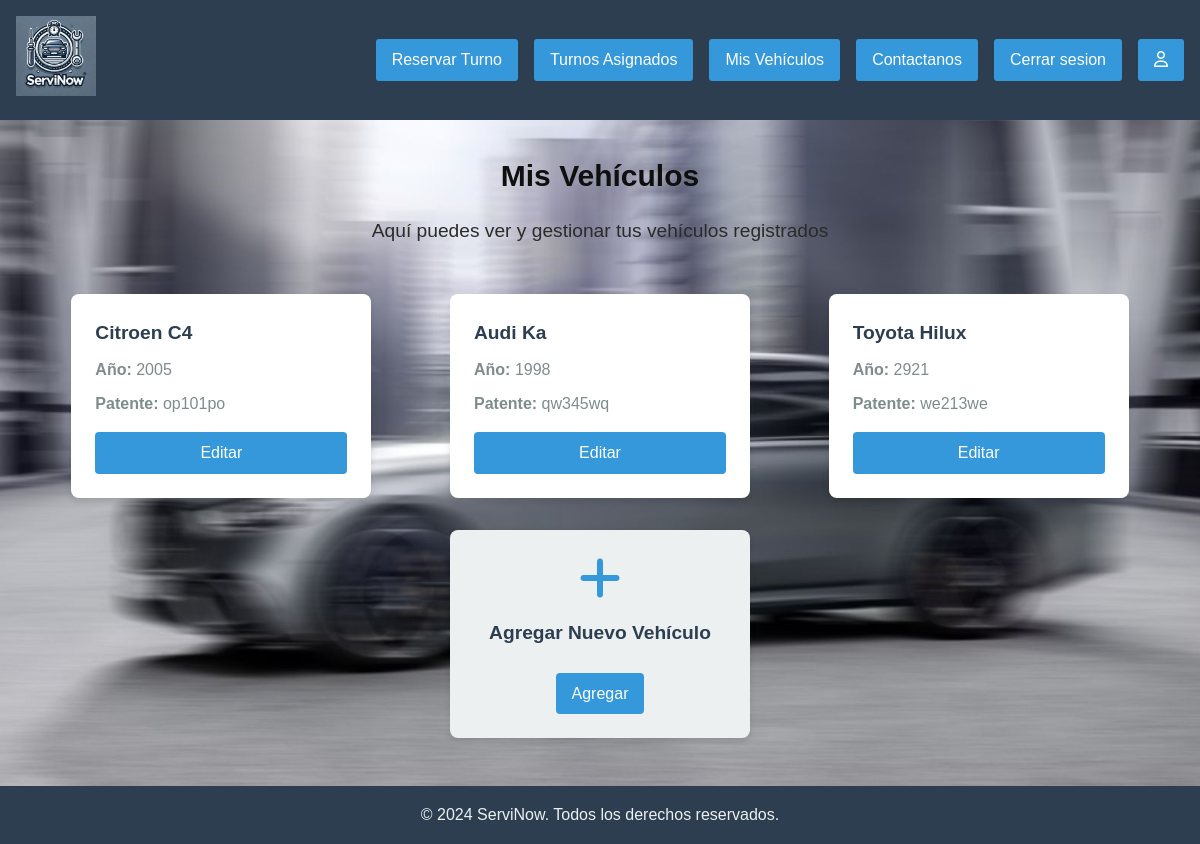
/html/vista_mis_vehiculos.php (signed in), run on the app's committed database.
### tables this page shows
CREATE TABLE `vehiculo` (
  `PATENTE` varchar(7) NOT NULL,
  `MARCA` varchar(20) NOT NULL,
  `MODELO` varchar(20) NOT NULL,
  `ANIO` int(4) NOT NULL,
  `CODIGO_PROPIETARIO` int(4) DEFAULT NULL,
  `BORRADO` tinyint(1) NOT NULL
);

### html/vista_mis_vehiculos.php (the view, shortened to what this page needs)
?><!DOCTYPE html>
<html lang="es">
<head>
    <link rel="stylesheet" href="../estilos.css">
</head>
<body id="vista-portada-dos">
    <header>
        <nav class="navegador">
            <a href="vista_usuario.php"><img id="inicio" src="../img/icono.webp" alt="ServiNow" height="80"></a>
            <ul class="lista">
                <li><a href="../html/vista_reservar_turno.php">Reservar Turno</a></li>
                <li><a href="../html/vista_turnos_asignados.php">Turnos Asignados</a></li>
                <li><a href="../html/vista_mis_vehiculos.php">Mis Vehículos</a></li>
                <li><a href="../html/contacto.php">Contactanos</a></li>
                <li><a href="../php/cerrar_sesion.php">Cerrar sesion</a></li>
                <li><a href="../html/vista_perfil.php"><i class="fa-regular fa-user"></i></a></li>
            </ul>
        </nav>
    </header>
    <article class="pag_principal">
        <h1>Mis Vehículos</h1>
        <p>Aquí puedes ver y gestionar tus vehículos registrados</p>
        <section class="vehiculos">
            <?php
                include("..\php\conexion.php");
                $id_usuario = $_SESSION['id_sesion'];
                $consulta = mysqli_query($conexion, "SELECT PATENTE, MARCA, MODELO, ANIO FROM VEHICULO WHERE CODIGO_PROPIETARIO = '$id_usuario' AND BORRADO = 0");
                $resultado = mysqli_num_rows($consulta);
                if ($resultado != 0)
                {
                    $respuesta = mysqli_fetch_all($consulta);
                    foreach($respuesta as $vehiculo)
                    {
            ?>
            <div class="tarjeta-vehiculo">
                    <?php
                        echo"<h3>$vehiculo[1] $vehiculo[2]</h3>";
                        echo"<p><strong>Año:</strong> $vehiculo[3]</p>";
                        echo"<p><strong>Patente:</strong> $vehiculo[0]</p>";
                    ?>
                <a href="../html/vista_vehiculo_admin.php?patente=<?php echo $vehiculo[0] ?>" class="boton-editar">Editar</a>
                </div>
                    <?php
                    }
                }
                    ?>
            <div class="tarjeta-vehiculo nuevo-vehiculo">
                <i class="fa-solid fa-plus"></i>
                <h3>Agregar Nuevo Vehículo</h3>
                <a href="#" class="boton-editar">Agregar</a>
            </div>
        </section>
    </article>
    <footer>
        <p>&copy; 2024 ServiNow. Todos los derechos reservados.</p>
    </footer>
</body>
</html>

### estilos.css (style rules this page uses)
* { margin: 0; padding: 0; box-sizing: border-box; }
html, body { height: 100%; margin: 0; padding: 0; }
body { display: flex; flex-direction: column; font-family: Arial, sans-serif; background-color: #f0f0f0; color: #333; line-height: 1.6; }
#vista-portada-dos { background-image: url(img/portada2.jpg); background-size: cover; background-attachment: fixed; background-position: center; width: 100%; height: 100vh; }
.pag_principal { flex: 1 0 auto; max-width: 1200px; margin: 0 auto; padding: 2rem; }
footer { flex-shrink: 0; background-color: #2c3e50; color: #ecf0f1; text-align: center; padding: 1rem; margin-top: auto; }
.pag_principal > p { text-align: center; font-size: 1.2rem; color: #2b2b2b; margin-bottom: 2rem; }
.navegador { background-color: #2c3e50; padding: 1rem; display: flex; justify-content: space-between; align-items: center; }
.lista { list-style-type: none; display: flex; }
.lista li { margin-left: 1rem; }
h1, h2 { color: #0f0f0f; margin-bottom: 1rem; font-size: 30px; text-align: center; justify-content: center; }
ul a { display: inline-block; background-color: #3498db; color: #fff; padding: 0.5rem 1rem; text-decoration: none; border-radius: 3px; transition: background-color 0.3s ease; }
.vehiculos { display: flex; flex-wrap: wrap; justify-content: space-around; }
.tarjeta-vehiculo { background-color: #fff; border-radius: 8px; box-shadow: 0 4px 6px rgba(0, 0, 0, 0.1); margin: 1rem; padding: 1.5rem; width: 300px; transition: transform 0.3s ease; }
.tarjeta-vehiculo h3 { color: #2c3e50; margin-bottom: 0.5rem; font-size: 1.2rem; }
.tarjeta-vehiculo p { color: #7f8c8d; margin-bottom: 0.5rem; }
.boton-editar, .boton-agregar { background-color: #3498db; border: none; border-radius: 4px; color: #fff; cursor: pointer; display: block; margin-top: 1rem; padding: 0.5rem 1rem; text-align: center; text-decoration: none; transition: background-color 0.3s ease; }
.nuevo-vehiculo { display: flex; flex-direction: column; align-items: center; justify-content: center; background-color: #ecf0f1; }
.nuevo-vehiculo i { font-size: 3rem; color: #3498db; margin-bottom: 1rem; }
.nuevo-vehiculo h3 { text-align: center; }

### data on the page
vehiculo: MARCA "Citroen", MODELO "C4", ANIO "2005", PATENTE "op101po"
vehiculo: MARCA "Audi", MODELO "Ka", ANIO "1998", PATENTE "qw345wq"
vehiculo: MARCA "Toyota", MODELO "Hilux", ANIO "2921", PATENTE "we213we"
